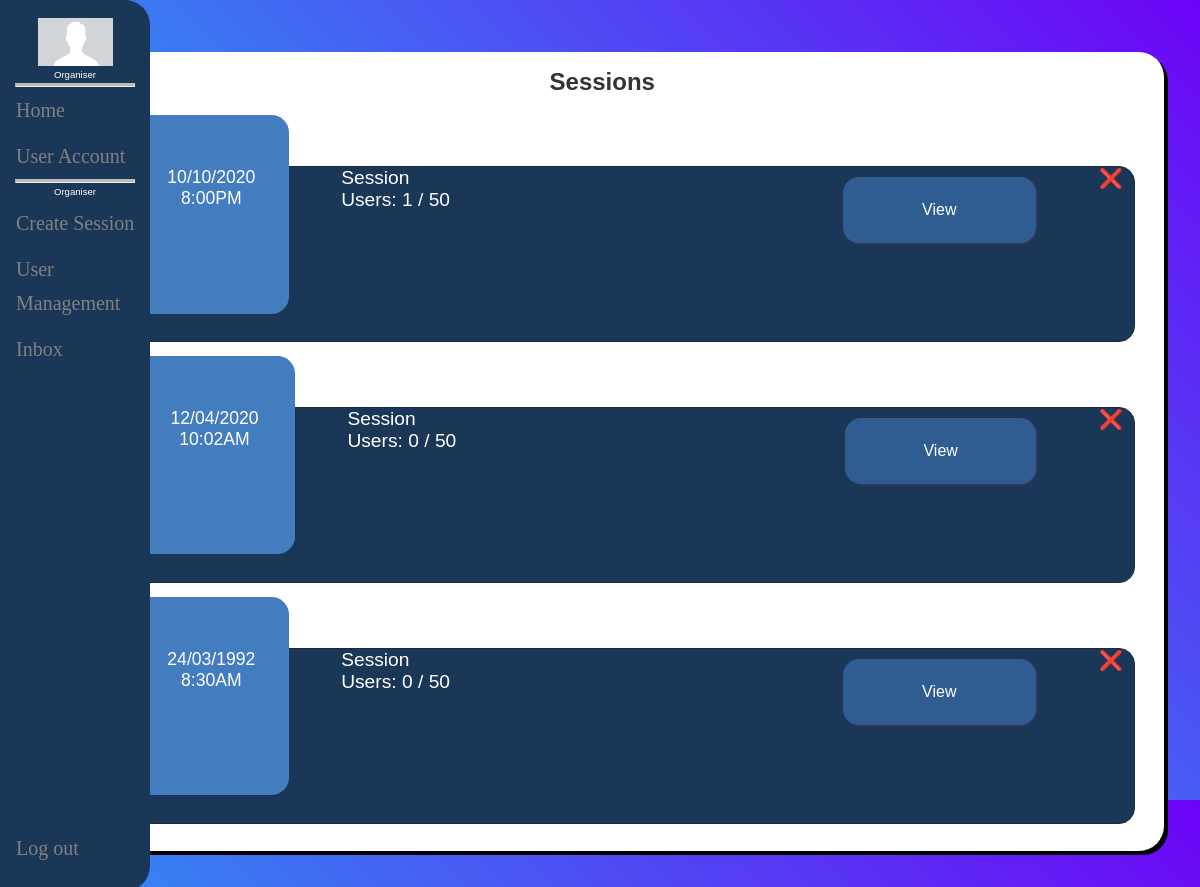
Page /homepage.php (signed in) on the committed database.
### tables this page shows
CREATE TABLE `session` (
  `session_id` int(5) NOT NULL,
  `session_start_time` time NOT NULL,
  `session_size` int(3) NOT NULL,
  `session_date` date NOT NULL,
  `session_name` varchar(128) NOT NULL DEFAULT 'Session'
);

### api/data.php (called while the page is built, shortened)
<?php
    require_once "include/auth.php";
    $DB_DSN = "mysql:host=localhost;dbname=paddy";
    $DB_USER = "root";
    $DB_PASSWORD = "";
    function getCurrentUserDB($id){
        global $DB_DSN, $DB_USER, $DB_PASSWORD;
        $conn = new PDO($DB_DSN, $DB_USER, $DB_PASSWORD);
        $sql = "
                SELECT  user_id, user_name, user_email, user_japanese_skill, user_english_skill,
                        user_profile_picture_unimplemented, user_custom_description, isOrganiser,
                        user_created
                FROM    useraccount
                JOIN    usersettings
                ON      useraccount.user_id = usersettings.user_settings_user_id
                WHERE   user_id = ?
               ";
        $stmt = $conn->prepare($sql);
        $stmt->bindValue(1, htmlentities($id));
        if($stmt->execute()){
            return $result = $stmt->fetchAll()[0];
        }
    }
    function getSessions(){
        global $DB_DSN, $DB_USER, $DB_PASSWORD;
        $conn = new PDO($DB_DSN, $DB_USER, $DB_PASSWORD);
            $sql = "
                    SELECT session_id, session_start_time, session_size, session_name, session_date, (
                      SELECT COUNT(sessionparticipants.participant_id)
                      FROM sessionparticipants
                      WHERE sessionparticipants.participant_session_id =
                      session.session_id) AS numberOfParticipants
                    FROM session
                    ORDER BY session.session_date
                    DESC
                   ";
            $stmt = $conn->prepare($sql);
            if ($stmt->execute()){
                return $result = $stmt->fetchAll();
            } else {
                return null;
            }
    }
?>

### include/classes.php (called while the page is built, shortened)
<?php
require_once "auth.php";
require_once "api\data.php";
class User {
    private $isOrganiser;
    static function constructUserFromDB($id){
        $userDetails = getCurrentUserDB($id);
        $userName = $userDetails[1];
        $userEmail = $userDetails[2];
        $userJapanSkill = $userDetails[3];
        $userEnglishSkill = $userDetails[4];
        $userImageRef = $userDetails[5];
        $userCustomInfo = $userDetails[6];
        $isOrganiser = $userDetails[7];
        $userCreated = $userDetails[8];
        $user = new User($id, $userName, $userEmail, $userJapanSkill, $userEnglishSkill);
        $user->isOrganiser = $isOrganiser;
        $user->userCustomInfo = $userCustomInfo;
        if (strlen($userImageRef) > 2) {
            $user->userImageRef = $userImageRef;
        } else {
            $user->userImageRef = "profiledefault.jpg";
        }
        $user->userCreated = $userCreated;
        return $user;
    }
    public function getIsOrganiser(){
        return $this->isOrganiser;
    }
}

### include/auth.php (called while the page is built, shortened)
<?php
require_once "api/data.php";
function is_Organiser()
{
    if ($_SESSION['currentUser']->getIsOrganiser() == '1') {
        return true;
    } else {
        return false;
    }
}

### homepage.php (the view, shortened to what this page needs)
<?php
include "include/sidebar.php";
?>
<!DOCTYPE html>
<html lang="en">
<head>
</head>
<body>
  <div class="grid-container">
    <main class="main">
      <div class="main-cards">
        <div class="leftSideCards">
          <div class="card">
            <h1>Sessions</h1>
            <?php
            $sessionList = getSessions();
            if ($sessionList != null) :
              foreach ($sessionList as $row) :
            ?>
                <div class="sessionCard">
                  <div class="sessionText">
                    <?php
                    $date = date_create(htmlentities($row['session_date']));
                    echo date_format($date, "d/m/Y");
                    ?>
                    <?php
                    $time = date_create(htmlentities($row['session_start_time']));
                    echo date_format($time, "g:iA");
                    ?>
                  </div>
                  <form action=ViewSession method="POST">
                    <div class="sessionHeading">
                      <?php echo htmlentities($row['session_name']); ?> <br>
                      Users:
                      <?php
                      echo htmlentities($row['numberOfParticipants']);
                      ?>
                      /
                      <?php
                      echo htmlentities($row['session_size']);
                      ?>
                    </div>
                    <div>
                      <button class="sessionButton" type="submit">
                        View
                      </button>
                      </div>
                  </form>
                  <?php
                  if (is_Organiser()) {
                  ?>
                  <form class="SessionForm" action="" method="POST">
                      <button class="DeleteButton" type="submit" name="deleteSession" value="deleteSession" onClick="return confirm('Are you sure you want to delete?')">
                      ❌
                      </button>
                  </form>
                  <?php
                    }
                ?>
                </div>
            <?php
              endforeach;
            endif;
            ?>
          </div>
        </div>
    </main>
  </div>
</body>
</html>

### css/main.css (style rules this page uses)
* { margin: 0px; padding: 0px; box-sizing: border-box; font-family: Odin-Rounded, sans-serif; }
body, html { height: 100%; width: 100%; font-family: Odin-Rounded, sans-serif; margin: 0%; padding: 0%; background: -webkit-linear-gradient(-135deg, #6d03f7, #0fdfee); }
h1, h2, h3, h4, h5, h6 { margin: 0px; }
h1 { font-size: 24px; color: #333333; line-height: 1.2; text-align: center; width: 100%; display: block; padding-bottom: 0.625em; }
button { outline: none !important; border: none; background: transparent; }
form { width: 100%; }
.DeleteButton { float: right; font-size: 1.2em; }
.SessionForm { width: 10px; }
@media only screen and (max-width: 1500px) { body, html { overflow-y: visible; } }
@media (max-width: 1200px) { .sessionHeading { font-size: 1.2em; } }
@media (max-width: 1200px) { .sessionButton { margin-top: 0; } }
.main { grid-area: main; }
.grid-container { grid-template-columns: 12.5% 1fr; grid-template-rows: 0px 1fr 1%; grid-template-areas: "sidenav header" "sidenav main" "sidenav footer"; height: 100%; }
.main-cards { margin-top: 1%; display: flex; padding: 2%; }
.card { display: flex; flex-direction: column; align-items: center; margin-right: 1em; margin-bottom: 1em; background-color: #ffffff; padding: 1em; box-sizing: border-box; border-radius: 25px; box-shadow: 4px 4px; width: 100%; height: 100%; }
.leftSideCards, .leftColumn { padding-left: 0%; padding-right: 1%; padding-bottom: 0em; margin-left: 1em; margin-bottom: 0em; width: 100%; height: 100%; }
.sessionCard { margin-left: auto; margin-right: auto; margin-top: 5%; margin-bottom: 1%; padding-top: 0%; padding-bottom: 2.5%; padding-left: 1%; padding-right: 1%; background-color: #1B3757; color: white; border-radius: 1em; box-shadow: 0.2em 0.2em; width: 97.5%; display: flex; flex-direction: row; flex-flow: row; border: solid; border-color: #172a41; border-width: 0.05em; font-size: 1em; }
.sessionText { color: white; background-color: #437dc0; font-size: 1.1em; padding: 2%; padding-bottom: 10%; padding-top: 5%; margin-top: -5%; height: 100%; width: auto; border-radius: 1em; margin-left: 5%; margin-right: 5%; text-align: center; }
.sessionHeading { color: white; margin-top: auto; margin-bottom: auto; border-radius: 1em; margin-left: auto; margin-right: auto; height: 0.5em; }
.sessionButton { color: white; background-color: #2f5d92; font-size: 1em; padding: 2%; padding-top: 1.5em; padding-bottom: 1.5em; width: 25%; border-radius: 1em; box-shadow: 0.05em 0.05em 0.05em 0.05em rgb(50, 56, 93); margin-right: 10%; float: right; }

### rows in the picture
session: session_date "10/10/2020", session_start_time "8:00PM", session_name "Session", numberOfParticipants "1", session_size "50"
session: session_date "12/04/2020", session_start_time "10:02AM", session_name "Session", numberOfParticipants "0", session_size "50"
session: session_date "24/03/1992", session_start_time "8:30AM", session_name "Session", numberOfParticipants "0", session_size "50"

### other values in the picture
logged_in_user() "Organiser"
